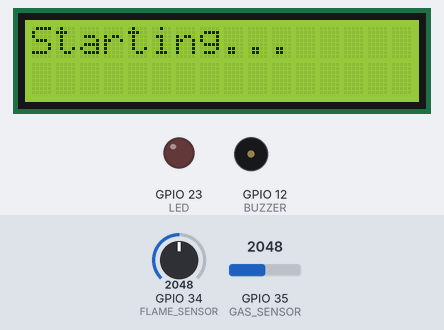
Simulated run of this program. Board: ESP32. On the bench: 16×2 character LCD, output pins drawn as LEDs (lit = HIGH), buzzer (waves = sounding, pin HIGH). The inputs (shaded band) are chosen by the test bench; at power-on: GPIO 35 (GAS_SENSOR) = 2048, GPIO 34 (FLAME_SENSOR) = 2048. WiFi joins after 1.5 s; servers stay silent unless stated; what the program prints to the serial monitor is not drawn.

Above: at 1.9 s.
At 5.0 s:
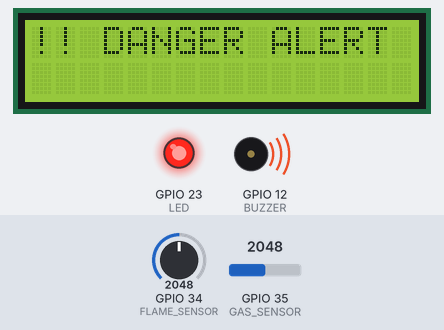
5.1 s: GPIO 35 (GAS_SENSOR) set to 544
8.9 s: GPIO 35 (GAS_SENSOR) set to 481
At 10.8 s:
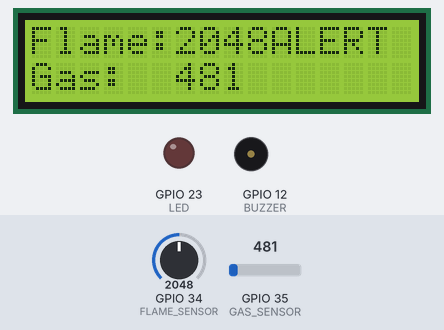
12.7 s: GPIO 34 (FLAME_SENSOR) set to 2866
At 14.1 s:
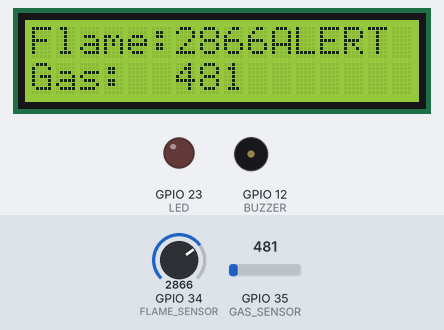
16.5 s: GPIO 34 (FLAME_SENSOR) set to 3603
At 17.8 s:
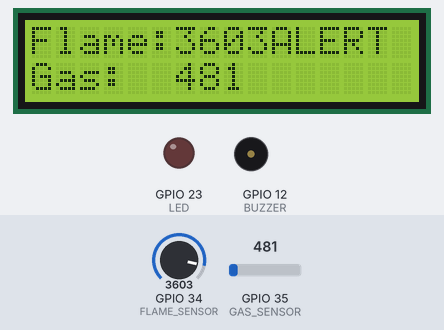
20.3 s: GPIO 35 (GAS_SENSOR) set to 491
24.1 s: GPIO 35 (GAS_SENSOR) set to 1040
At 25.6 s:
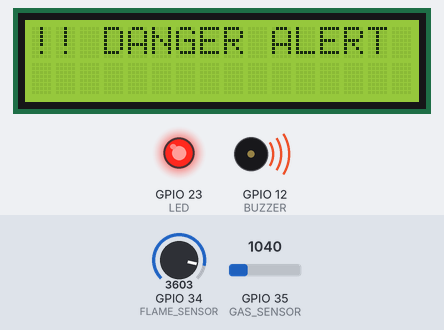
Timing chart, 0 to 27.1 s (numbered marks = the images above; inputs shaded):
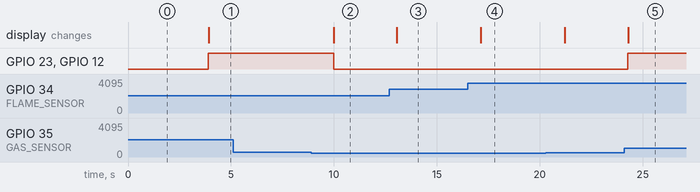

The program:

main.cpp
```cpp
#include <Arduino.h>

#define BLYNK_TEMPLATE_ID "TMPL6bvUvs3i8"
#define BLYNK_TEMPLATE_NAME "Fire and Gas Leak Detection System"
#define BLYNK_AUTH_TOKEN "E8VuovDSmuQev1bK9VHXXCdjPOm1BDxH"

#include <WiFi.h>

#include <BlynkSimpleEsp32.h>
#include <LiquidCrystal_I2C.h>

// WiFi credentials
char ssid[] = "Wokwi-GUEST";
char pass[] = "";

// Define pins
#define FLAME_SENSOR 34
#define GAS_SENSOR   35
#define BUZZER       12
#define LED          23

// Create LCD object (0x27 is the I2C address, 16x2 LCD)
LiquidCrystal_I2C lcd(0x27, 16, 2);

void setup() {
  Serial.begin(115200);

  // Start LCD
  lcd.init();
  lcd.backlight();
  lcd.setCursor(0, 0);
  lcd.print("Starting...");

  // Connect to WiFi and Blynk
  Blynk.begin(BLYNK_AUTH_TOKEN, ssid, pass);

  // Set pin modes
  pinMode(FLAME_SENSOR, INPUT);
  pinMode(GAS_SENSOR, INPUT);
  pinMode(BUZZER, OUTPUT);
  pinMode(LED, OUTPUT);

  delay(2000);
  lcd.clear();
}

void loop() {
  Blynk.run();

  int flameValue = analogRead(FLAME_SENSOR);
  int gasValue = analogRead(GAS_SENSOR);

  // Display on LCD
  lcd.setCursor(0, 0);
  lcd.print("Flame:");
  lcd.print(flameValue);
  lcd.setCursor(0, 1);
  lcd.print("Gas:  ");
  lcd.print(gasValue);
  Serial.print("Gas: ");
  Serial.println(gasValue);

  // Send to Blynk
  Blynk.virtualWrite(V2, flameValue);
  Blynk.virtualWrite(V3, gasValue);

  bool fireDetected = flameValue < 1000;
  bool gasDetected = gasValue > 500;

  if (fireDetected || gasDetected) {
    digitalWrite(BUZZER, HIGH);
    digitalWrite(LED, HIGH);
    Blynk.virtualWrite(V0, fireDetected);
    Blynk.virtualWrite(V1, gasDetected);

    Blynk.logEvent("alert", fireDetected ? "🔥 Fire Detected!" : "🛢️ Gas Leak Detected!");

    lcd.clear();
    lcd.setCursor(0, 0);
    lcd.print("!! DANGER ALERT !!");
    delay(2000);
  } else {
    digitalWrite(BUZZER, LOW);
    digitalWrite(LED, LOW);
    Blynk.virtualWrite(V0, 0);
    Blynk.virtualWrite(V1, 0);
  }

  delay(1000);
}
```

Measured:
- the behaviour switches between 501 and 500 on GPIO 35 (GAS_SENSOR) (found by bisection; images 1 and 2)
- after the input at 5.1 s, every drawn part: stays the same
- after the input at 8.9 s, GPIO 23 (LED), GPIO 12 (BUZZER): HIGH → LOW after 1.1 s; the display: changes after 1.1 s (image 2)
- after the input at 12.7 s, the display: changes after 0.35 s (image 3)
- after the input at 16.5 s, the display: changes after 0.63 s (image 4)
- after the input at 24.1 s, GPIO 23 (LED), GPIO 12 (BUZZER): LOW → HIGH after 0.17 s; the display: changes after 0.19 s (image 5)
